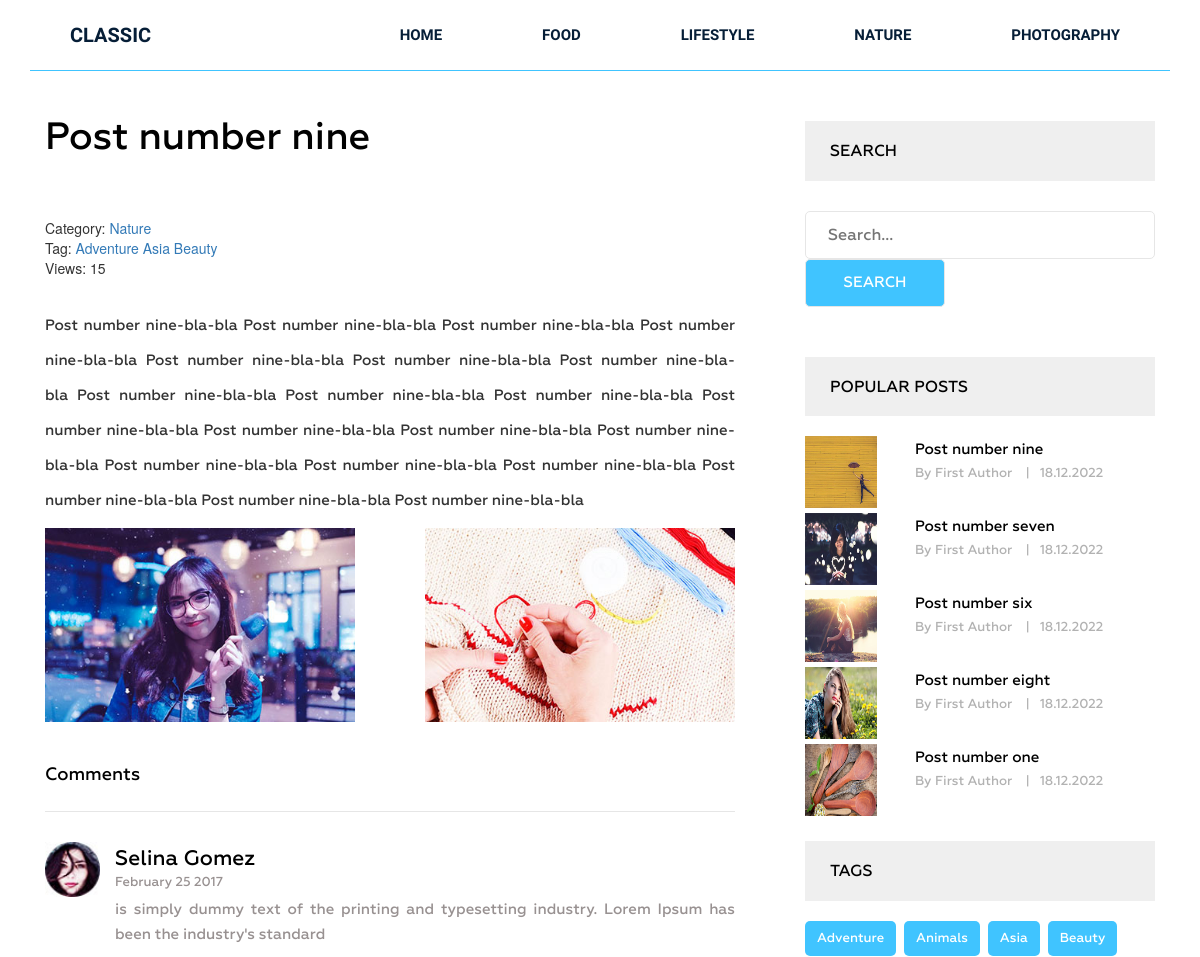
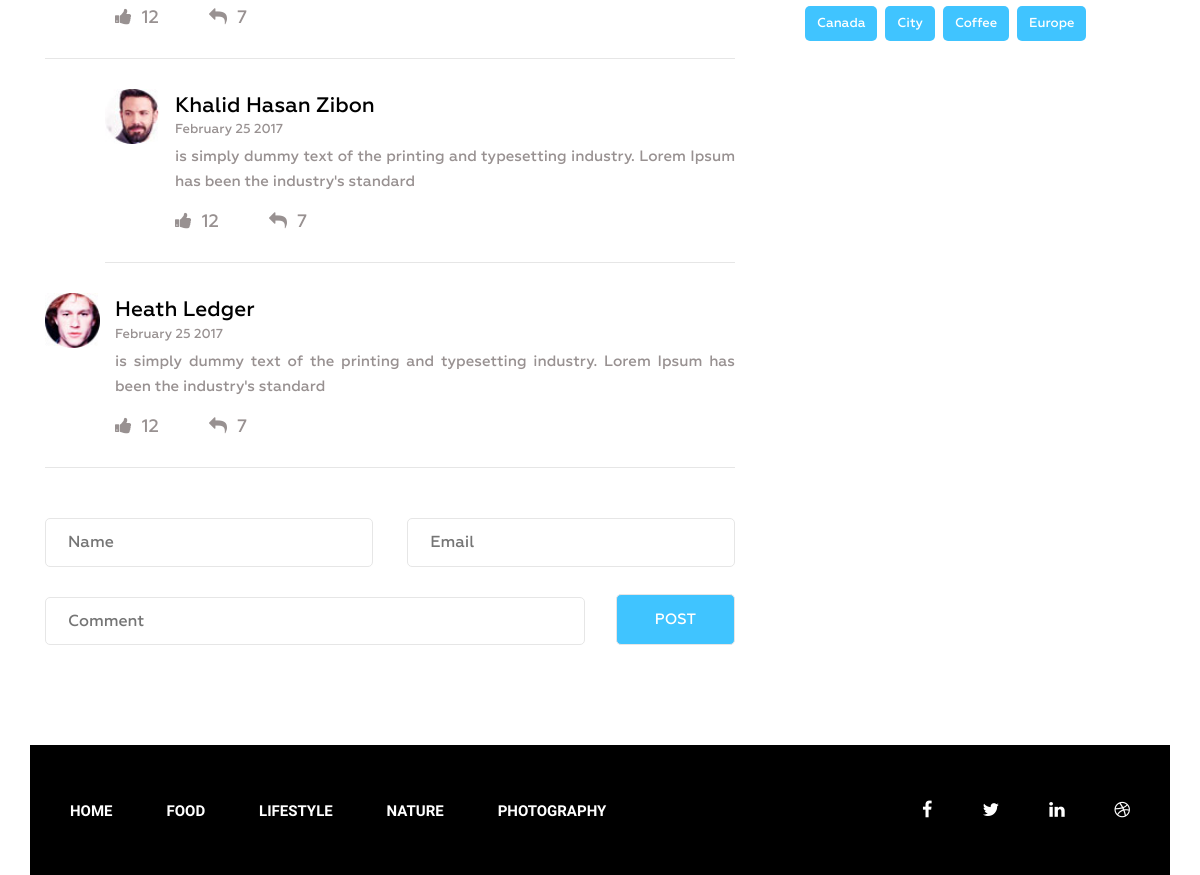
/post/post-number-nine/, run on the app's committed database (2 pictures, top to bottom).
### dec/models.py (models this page shows, shortened)
class Category(models.Model):
    title = models.CharField(max_length=255)
    slug = models.SlugField(max_length=255, verbose_name='Url', unique=True)
    def __str__(self):
        return self.title
    def get_absolute_url(self):
        return reverse('category', kwargs={"slug": self.slug})
    class Meta:
        verbose_name = 'Категория(ю)'
        verbose_name_plural = 'Категории'
        ordering = ['title']

class Post(models.Model):
    title = models.CharField(max_length=255)
    slug = models.SlugField(max_length=255, verbose_name='Url', unique=True)
    author = models.CharField(max_length=255)
    content = models.TextField(blank=True)
    created_at = models.DateTimeField(auto_now_add=True, verbose_name='опубликовано')
    photo = models.ImageField(upload_to='photos/%Y/%m/%d/', blank=True)
    views = models.IntegerField(default=0, verbose_name='Кол-во просмотров')
    category = models.ForeignKey(Category, on_delete=models.PROTECT, related_name='posts')
    tags = models.ManyToManyField(Tag, blank=True, related_name='posts')
    def get_absolute_url(self):
        return reverse('post', kwargs={"slug": self.slug})
    class Meta:
        verbose_name = 'Статья(ю)'
        verbose_name_plural = 'Статьи'
        ordering = ['-created_at']

class Tag(models.Model):
    title = models.CharField(max_length=50)
    slug = models.SlugField(max_length=50, verbose_name='Url', unique=True)
    def get_absolute_url(self):
        return reverse('tag', kwargs={"slug": self.slug})
    class Meta:
        verbose_name = 'Тег'
        verbose_name_plural = 'Теги'
        ordering = ['title']

### dec/views.py (the view)
# urls.py: path('post/<str:slug>/', GetPost.as_view(), name='post'),
class GetPost(DetailView):
    model = Post
    template_name = 'dec/single.html'
    context_object_name = 'post'
    def get_context_data(self, *, object_list=None, **kwargs):
        context = super().get_context_data(**kwargs)
        self.object.views = F ('views') + 1
        self.object.save()
        self.object.refresh_from_db()
        return context

### dec/templatetags/menu.py (called while the page is built)
@register.inclusion_tag('dec/menu_tpl.html')
def show_menu(menu_class='menu'):
    categories = Category.objects.all()
    return {"categories": categories, "menu_class": menu_class}

### dec/templatetags/sidebar.py (called while the page is built)
@register.inclusion_tag('dec/popular_posts_tpl.html')
def get_popular(cnt=3):
    posts = Post.objects.order_by('-views')[:cnt]
    return {"posts": posts}

@register.inclusion_tag('dec/tags_tpl.html')
def get_tag():
    tags = Tag.objects.all()
    return {"tags": tags}

### dec/templates/dec/single.html (shortened to what this page needs)
{% extends 'base.html' %}
{% load static %}
{% load sidebar %}
{% block content %}
<section class="single-blog-area">
    <div class="container">
        <div class="row">
            <div class="col-md-12">
                <div class="border-top">
                    <div class="col-md-8">
                        <div class="blog-area">
                            <div class="blog-area-part">
                                <h2>{{ post.title }}</h2>
                                <div class="single-content">
                                    <div>
                                        <span>Category: <a
                                                href="{{ post.category.get_absolute_url }}">{{ post.category }}</a></span>
                                        <br>
                                        {% if post.tags.exists %}
                                        <span>
                                            Tag:
                                            {% for tag in post.tags.all %}
                                            <a href="{{ tag.get_absolute_url }}">{{ tag.title }}</a></span>
                                        {% endfor %}
                                        {% endif %}
                                        <br>
                                        <span>
                                        Views: {{ post.views }}
                                    </span>
                                    </div>
                                    {{ post.content|safe }}
                                </div>
                                <div class="row">
                                    <div class="col-md-6">
                                        <div class="image-one">
                                            <img src="img/blog-image1.jpg" alt="">
                                        </div>
                                    </div>
                                    <div class="col-md-6">
                                        <div class="image-two">
                                            <img src="img/blog-image2.jpg" alt="">
                                        </div>
                                    </div>
                                </div>
                            </div>
                            <div class="commententries">
                                <h3>Comments</h3>
                                <ul class="commentlist">
                                    <li>
                                        <article class="comment">
                                            <header class="comment-author">
                                                <img src="img/author-1.jpg" alt="">
                                            </header>
                                            <section class="comment-details">
                                                <div class="author-name">
                                                    <h5><a href="#">Selina Gomez</a></h5>
                                                    <p>February 25 2017</p>
                                                </div>
                                                <div class="comment-body">
                                                    <p>is simply dummy text of the printing and typesetting industry.
                                                        Lorem Ipsum has been the industry's standard </p>
                                                </div>
                                                <div class="reply">
                                                    <p><span><a href="#"><i class="fa fa-thumbs-up"
                                                                            aria-hidden="true"></i></a>12</span><span><a
                                                            href="#"><i class="fa fa-reply" aria-hidden="true"></i></a>7</span>
                                                    </p>
                                                </div>
                                            </section>
                                        </article>
                                        <ul class="children">
                                            <li>
                                                <article class="comment">
                                                    <header class="comment-author">
                                                        <img src="img/author-2.jpg" alt="">
                                                    </header>
                                                    <section class="comment-details">
                                                        <div class="author-name">
                                                            <h5><a href="#">Khalid Hasan Zibon</a></h5>
                                                            <p>February 25 2017</p>
                                                        </div>
                                                        <div class="comment-body">
                                                            <p>is simply dummy text of the printing and typesetting
                                                                industry. Lorem Ipsum has been the industry's
                                                                standard </p>
                                                        </div>
                                                        <div class="reply">
                                                            <p><span><a href="#"><i class="fa fa-thumbs-up"
                                                                                    aria-hidden="true"></i></a>12</span><span><a
                                                                    href="#"><i class="fa fa-reply"
                                                                                aria-hidden="true"></i></a>7</span></p>
                                                        </div>
                                                    </section>
                                                </article>
                                            </li>
                                        </ul>
                                    </li>
                                    <li>
                                        <article class="comment">
                                            <header class="comment-author">
                                                <img src="img/author-3.jpg" alt="">
                                            </header>
                                            <section class="comment-details">
                                                <div class="author-name">
                                                    <h5><a href="#">Heath Ledger</a></h5>
                                                    <p>February 25 2017</p>
                                                </div>
                                                <div class="comment-body">
                                                    <p>is simply dummy text of the printing and typesetting industry.
                                                        Lorem Ipsum has been the industry's standard </p>
                                                </div>
                                                <div class="reply">
                                                    <p><span><a href="#"><i class="fa fa-thumbs-up"
                                                                            aria-hidden="true"></i></a>12</span><span><a
                                                            href="#"><i class="fa fa-reply" aria-hidden="true"></i></a>7</span>
                                                    </p>
                                                </div>
                                            </section>
                                        </article>
                                    </li>
                                </ul>
                            </div>
                            <form action="#" method="get">
                                <div class="name">
                                    <input type="text" name="" id="" placeholder="Name" class="name">
                                </div>
                                <div class="email">
                                    <input type="email" name="" id="" placeholder="Email" class="email">
                                </div>
                                <div class="comment">
                                    <input type="text" name="" id="" placeholder="Comment" class="comment">
                                </div>
                                <div class="post">
                                    <input type="submit" value="Post">
                                </div>
                            </form>
                        </div>
                    </div>
                    <div class="col-md-4">
                        <div class="newsletter">
                            <h2 class="sidebar-title">Search</h2>
                            <form action="{% url 'search' %}" method="get">
                                <input type="text" name="s" placeholder="Search...">
                                <input type="submit" value="Search">
                            </form>
                        </div>
                        {% get_popular 5 %}
                        {% get_tag %}
                    </div>
                </div>
            </div>
        </div>
    </div>
</section>
{% endblock %}

### dec/templates/dec/menu_tpl.html
<div class="{{ menu_class }}">
    <ul>
        <li><a href="{% url 'home' %}">Home</a></li>
        {% for item in categories %}
        <li><a href="{{ item.get_absolute_url }}">{{ item.title }}</a></li>
        {% endfor %}
    </ul>
</div>

### dec/templates/dec/popular_posts_tpl.html
<h2 class="sidebar-title">Popular posts</h2>
<div class="grid">
    {% for post in posts %}
    <div class="portfolio-item popular">
        {% if post.photo %}
        <img src="{{ post.photo.url }}" alt="{{ post.title }}">
        {% else %}
        <img src="https://picsum.photos/id/1060/300/201/?blur2" alt="{{ post.title }}">
        {% endif %}
        <div class="portfolio-text">
            <h5><a href="{{ post.get_absolute_url }}">{{ post.title }}</a></h5>
            <p>By {{ post.author }} <span>|</span>{{ post.created_at|date:"d.m.Y" }}</p>
        </div>
    </div>
    {% endfor %}
</div>

### data on the page
Category: title "FOOD"
Category: title "LIFESTYLE"
Category: title "NATURE"
Category: title "PHOTOGRAPHY"
Post: title "Post number nine", category "Nature", views "15", content "Post number nine-bla-bla Post number nine-bla-bla Post number nine-bla-bla Post number nine-bla-bla Post number nine-bla-bla Post number nine-bla-bla Post number nine-bla-bla Post number nine-bla-bla Post number nine-bla-bla Post number nine-bla-bla Post number nine-bla-bla Post number nine-bla-bla Post number nine-bla-bla Post number nine-bla-bla Post number nine-bla-bla Post number nine-bla-bla Post number nine-bla-bla Post number nine-bla-bla Post number nine-bla-bla Post number nine-bla-bla", photo (picture), author "First Author", created_at "18.12.2022"
Tag: title "Adventure"
Tag: title "Asia"
Tag: title "Beauty"
Post: photo (picture), title "Post number seven", author "First Author", created_at "18.12.2022"
Post: photo (picture), title "Post number six", author "First Author", created_at "18.12.2022"
Post: photo (picture), title "Post number eight", author "First Author", created_at "18.12.2022"
Post: photo (picture), title "Post number one", author "First Author", created_at "18.12.2022"
Tag: title "Animals"
Tag: title "Canada"
Tag: title "City"
Tag: title "Coffee"
Tag: title "Europe"
